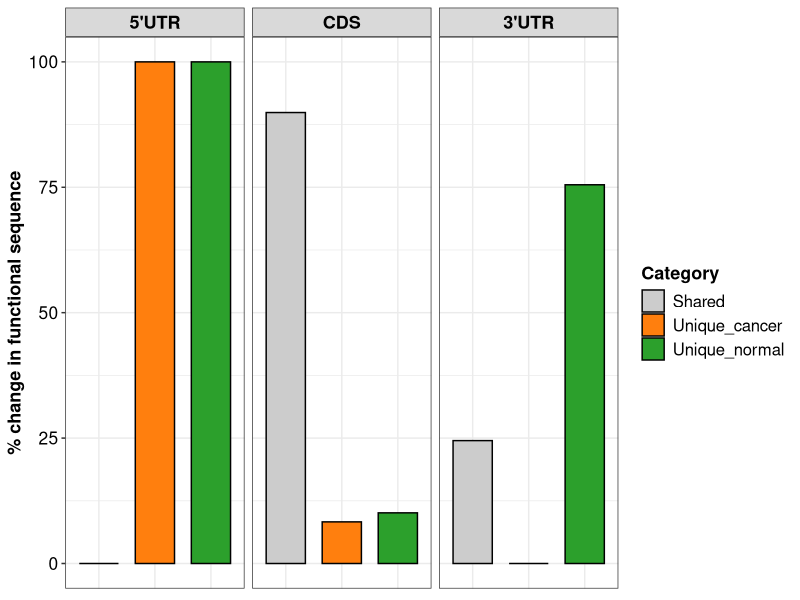
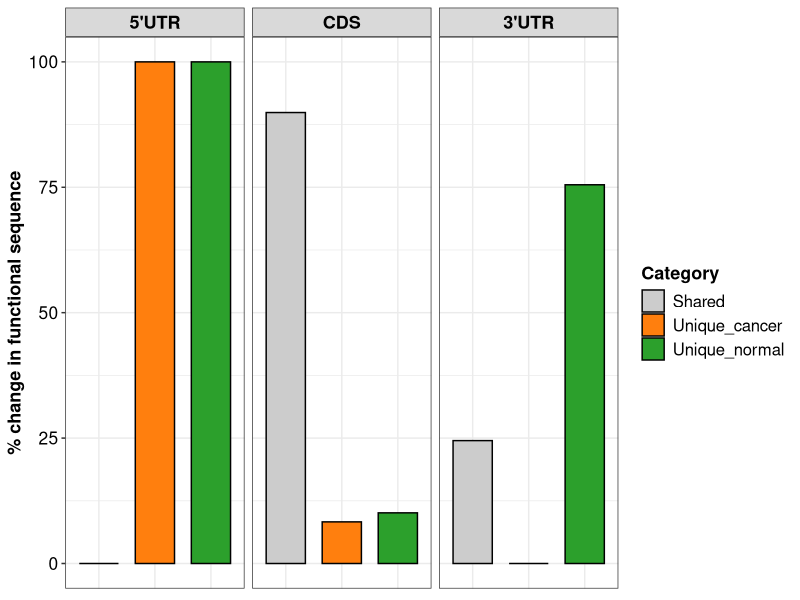

Here is the R script that generated these plots, in order:
## This script contains the code to generate Supplementary figure S2 ##

# Load required packages
library(ggplot2)
library(dplyr)
library(tidyverse)

# NOTE: BED files were used to identify shared (via bedtools intersect) and unique (via bedtools subtract) regions between pr1077- and pr1079-associated transcript
# Load the dataframe based on the above analysis
df <- data.frame(
  Region = rep(c("5'UTR", "CDS", "3'UTR"), each = 3),
  Category = rep(c("Shared", "Unique_normal", "Unique_cancer"), times = 3),
  Value = c(0, 286, 245,   # 5'UTR
            1548, 174, 141, # CDS
            373, 1152, 0)   # 3'UTR
)

# Define total lengths of each functional region for both transcripts
total_normal <- c("5'UTR" = 286, "CDS" = 1722, "3'UTR" = 1525)
total_cancer <- c("5'UTR" = 245, "CDS" = 1689, "3'UTR" = 373)

# Function to get appropriate total length
get_total <- function(region, category) {
  if (category %in% c("Shared", "Unique_normal")) {
    return(total_normal[region])
  } else if (category == "Unique_cancer") {
    return(total_cancer[region])
  } else {
    return(NA)
  }
}

# Apply to get total and percentage
df$Total <- mapply(get_total, df$Region, df$Category)
df$Percentage <- round(100 * df$Value / df$Total, 1)

# Define order
df$Region <- factor(df$Region, levels = c("5'UTR", "CDS","3'UTR"))

# Plot
p <- ggplot(df, aes(x = Category, y = Percentage, fill = Category)) +
  geom_bar(stat = "identity", color = "black", width = 0.7) +
  facet_wrap(~ Region, nrow = 1) +
  scale_fill_manual(values = c("Shared" = "gray80", 
                               "Unique_normal" = "#2ca02c", 
                               "Unique_cancer" = "#ff7f0e")) +
  labs(y = "% change in functional sequence") +
  theme(legend.position = "none", axis.text.x = element_text(angle=30)) +
  theme_bw() +
  theme(
    axis.text.x = element_blank(),
    axis.ticks.x = element_blank(),
    axis.text.y = element_text(colour = "black",size = 12.5),
    axis.title.y = element_text(colour = "black",size = 13,face = "bold"),
    axis.title.x = element_blank(),
    legend.title = element_text(colour = "black",size = 13,face = "bold"),
    legend.text = element_text(colour = "black", size = 12),
    strip.text = element_text(face = "bold", colour = "black", size = 13)
  )
p
ggsave("stackedbar_sequence.png", plot = p, width = 6, height = 3.4, dpi = 1000)

################################################################################
################################################################################
